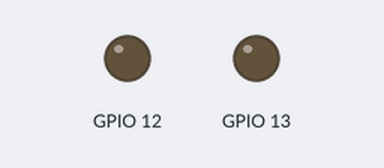
Simulated run of this sketch. Board: ESP32. Parts: output pins drawn as LEDs (lit = HIGH).

Above: at 0.05 s.
At 6.0 s:
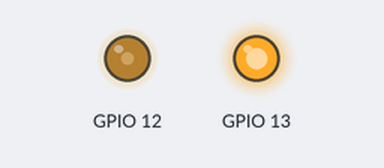
At 12.0 s:
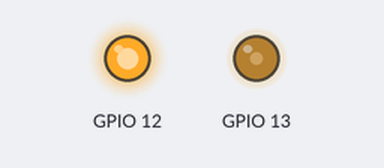
Timing chart, 0 to 15.6 s (numbered marks = the images above):
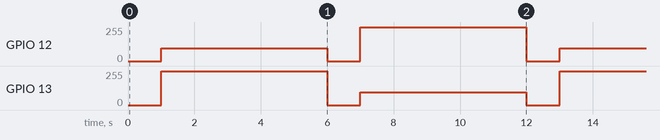

Measured:
- by itself, GPIO 12: repeats every 12.0 s: 0/255 1.0 s, 255/255 5.0 s, 0/255 1.0 s, 94/255 5.0 s
- by itself, GPIO 13: repeats every 12.0 s: 0/255 1.0 s, 94/255 5.0 s, 0/255 1.0 s, 255/255 5.0 s

The sketch:

MotorTestCode.ino
```cpp
#include "AM2861.h"

void ledcAnalogWrite(uint8_t channel, uint32_t value, uint32_t valueMax = 255) {
  // calculate duty, 8191 from 2 ^ 13 - 1
  uint32_t duty = (8191 / valueMax) * min(value, valueMax);

  // write duty to LEDC
  ledcWrite(channel, duty);
}

AM2861 am2861(0, 12, 1, 13, 5000, 12);

void setup() {
  // Setup timer and attach timer to a led pin
  //ledcSetup(0, 5000, 13);
  //ledcAttachPin(12, 0);
  //ledcSetup(1, 5000, 13);
  //ledcAttachPin(13, 1);
}

void loop() {
  //stop
  //ledcAnalogWrite(0, 0, 100);
  //ledcAnalogWrite(1, 0, 100);
  am2861.control(false, 0);
  delay(1000);

  //cw
  //ledcAnalogWrite(0, 100, 100);
  //ledcAnalogWrite(1, 30, 100);
  am2861.control(false, 63);
  delay(5000);

  //stop
  //ledcAnalogWrite(0, 0, 100);
  //ledcAnalogWrite(1, 0, 100);
  am2861.control(false, 0);
  delay(1000);

  //ccw
  //ledcAnalogWrite(0, 30, 100);
  //ledcAnalogWrite(1, 100, 100);
  am2861.control(true, 63);
  delay(5000);
}
```

AM2861.cpp
```cpp
#include "AM2861.h"
#include "esp32-hal-ledc.h"
#include <math.h>

AM2861::AM2861(int _ledc_ch1, int _pin1, int _ledc_ch2, int _pin2, int _freq, int _res)
{
	ledc_ch1 = _ledc_ch1;
	ledc_ch2 = _ledc_ch2;
	pin1 = _pin1;
	pin2 = _pin2;
	freq = _freq;
	res = _res;

	ledcSetup(ledc_ch1, freq, res);
	ledcAttachPin(pin1, ledc_ch1);
	ledcSetup(ledc_ch2, freq, res);
	ledcAttachPin(pin2, ledc_ch2);
}

AM2861::~AM2861(){}

void AM2861::control(bool dir, int duty)
{
	if(duty > 100) duty = 100;
	else if(duty < 0) duty = 0;

	int revDuty = 100 - duty;

	uint32_t fullDuty = pow(2, res) - 1;
	uint32_t actualDuty = fullDuty * revDuty / 100;

	if(duty > 0)
	{
		if(dir)
		{
			ledcWrite(ledc_ch1, fullDuty);
			ledcWrite(ledc_ch2, actualDuty);
		}
		else
		{
			ledcWrite(ledc_ch1, actualDuty);
			ledcWrite(ledc_ch2, fullDuty);
		}
	}
	else
	{
		ledcWrite(ledc_ch1, 0);
		ledcWrite(ledc_ch2, 0);
	}
}
```

AM2861.h
```cpp
#ifndef AM2861_H
#define AM2861_H

class AM2861
{
  public:
    AM2861(int _ledc_ch1, int _pin1, int _ledc_ch2, int _pin2, int _freq, int _res);
    ~AM2861();
    void control(bool dir, int duty);
  protected:
    int ledc_ch1;
    int ledc_ch2;
    int pin1;
    int pin2;
    int freq;
    int res;
  private:
};

#endif
```
